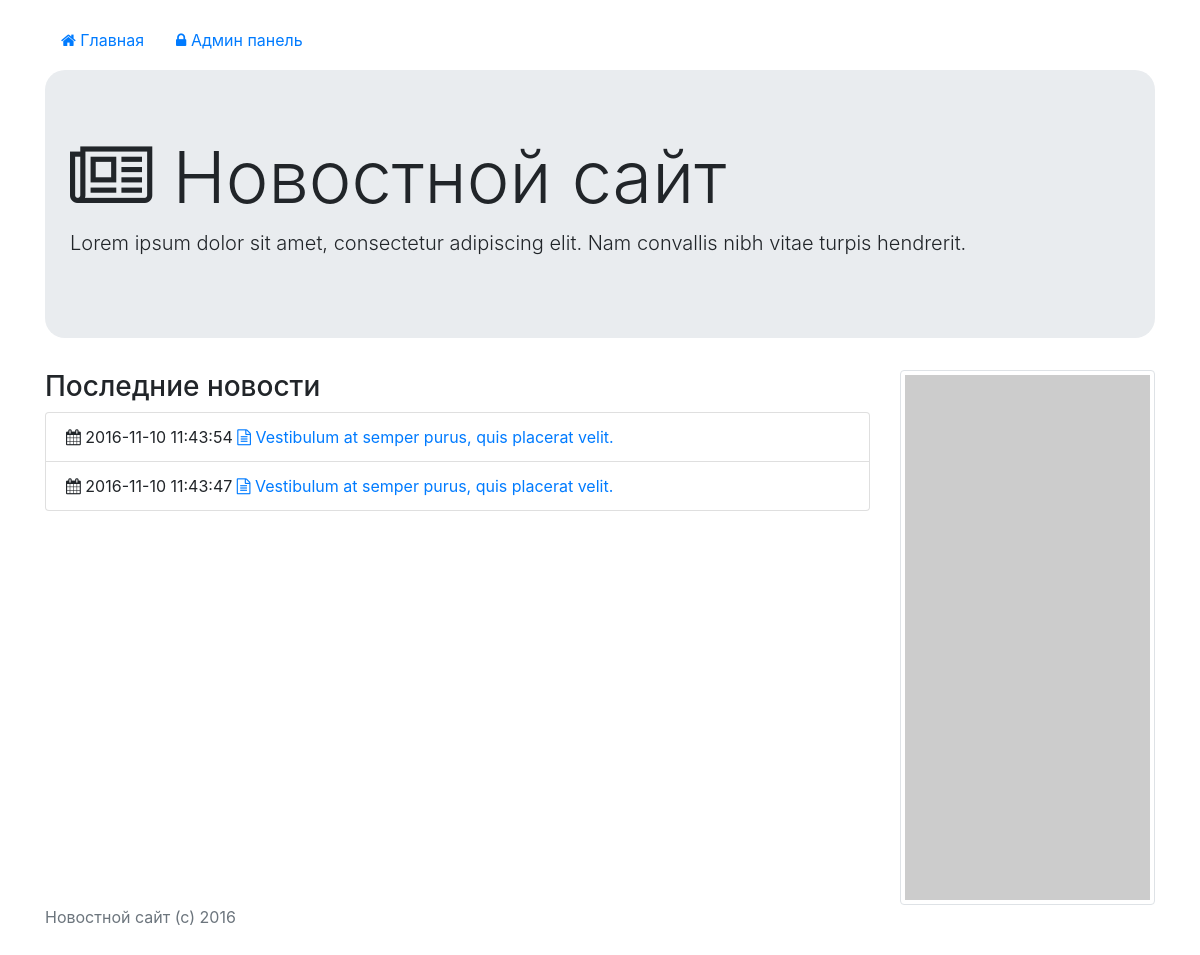
The page / on the database its author committed.
### tables this page shows
CREATE TABLE IF NOT EXISTS `news` (
  `id` int(11) NOT NULL,
  `title` text NOT NULL,
  `content` text NOT NULL,
  `pub_time` datetime NOT NULL
);

### index.php (the view)
<?php include("db.php"); ?>
<?php include("header.php"); ?>
	<h3>Последние новости</h3>
	<ul class="list-group">
	<?php
			$query = "SELECT * FROM `news` ORDER BY `pub_time` DESC";
			$result = mysqli_query($connection, $query);
			while($row = mysqli_fetch_array($result)){
	?>
			<li class="list-group-item">
				<span class="tag tag-default tag-pill float-xs-right">
					<i class="fa fa-calendar"></i>
					<?php echo $row["pub_time"]; ?>
				</span>
				<a href="./show.php?id=<?php echo $row["id"]; ?>">
					<i class="fa fa-file-text-o"></i>
					<?php echo $row["title"]; ?>
				</a>
			</li>
	<?php
			}
	?>
	</ul>
<?php include("footer.php"); ?>

### header.php (shortened to what this page needs)
<!DOCTYPE html>
<html lang="ru">
<head>
    <link rel="stylesheet" href="https://maxcdn.bootstrapcdn.com/bootstrap/4.0.0-alpha.5/css/bootstrap.min.css">
	<link href="https://maxcdn.bootstrapcdn.com/font-awesome/4.7.0/css/font-awesome.min.css" rel="stylesheet">
</head>
<body>
	<div class="container">
		<ul class="nav nav-pills">
			<li class="nav-item">
				<a class="nav-link" href="./index.php"><i class="fa fa-home"></i> Главная</a>
			</li>
			<li class="nav-item">
				<a class="nav-link" href="./admin/"><i class="fa fa-lock"></i> Админ панель</a>
			</li>
		</ul>
		<div class="jumbotron jumbotron-fluid">
			<div class="container">
				<h1 class="display-3"><i class="fa fa-newspaper-o"></i> Новостной сайт</h1>
				<p class="lead">Lorem ipsum dolor sit amet, consectetur adipiscing elit. Nam convallis nibh vitae turpis hendrerit.</p>
			</div>
		</div>
		<div class="row">
			<div class="col-md-9 col-sm-12">

### footer.php
	</div>
			<div class="col-md-3 hidden-sm-down">
				<img class="img-thumbnail" src="http://placehold.it/280x600">
			</div>
		</div>
	</div>
	<footer class="footer">
		<div class="container">
			<div class="text-xs-center text-muted">
				Новостной сайт (с) 2016
			</div>
		</div>
    </footer>
</body>
</html>

### header.php (style rules this page uses)
ul.nav.nav-pills { margin-top: 20px; margin-bottom: 10px; }
html { position: relative; min-height: 100%; }
body { margin-bottom: 60px; }
.footer { position: absolute; bottom: 0; width: 100%; height: 60px; }
.jumbotron { border-radius: 20px; padding-left: 10px; }

### rows shown on the page
news: pub_time "2016-11-10 11:43:54", title "Vestibulum at semper purus, quis placerat velit."
news: pub_time "2016-11-10 11:43:47", title "Vestibulum at semper purus, quis placerat velit."
